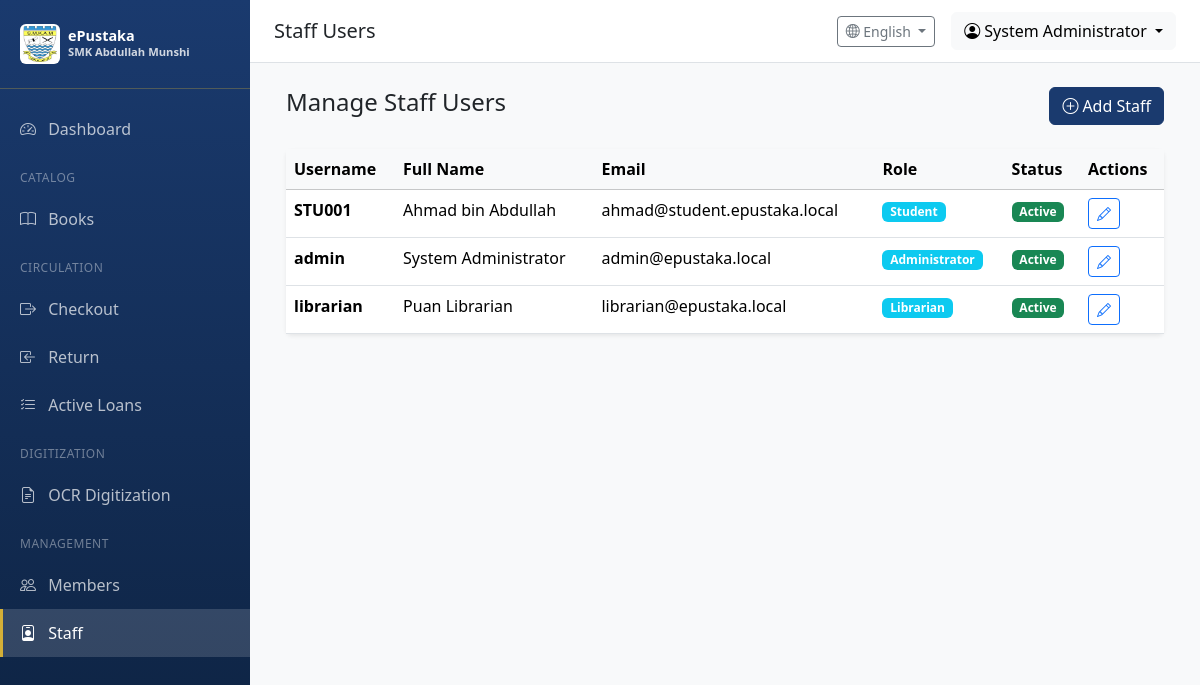
The app's page /users/staff (signed in), older data.
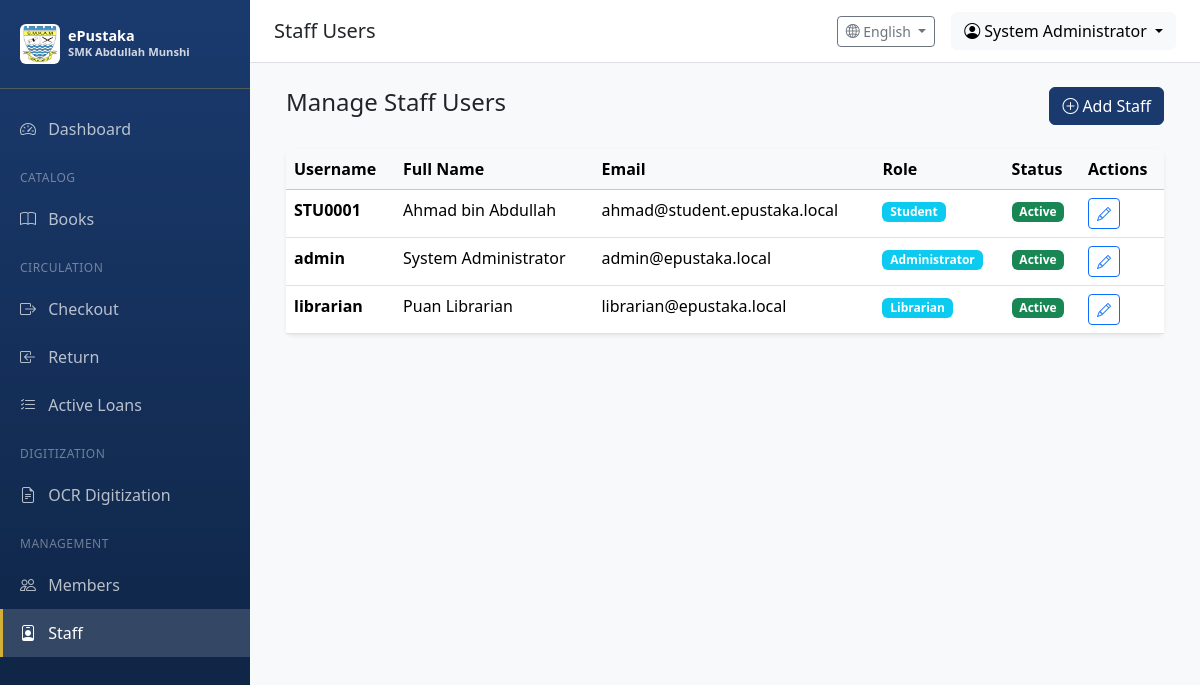
The same page, newer data.
### app/models/user.py (models this page shows, shortened)
class User(UserMixin, db.Model):
    __tablename__ = 'users'
    id = db.Column(db.Integer, primary_key=True)
    username = db.Column(db.String(64), unique=True, nullable=False, index=True)
    email = db.Column(db.String(120), unique=True, nullable=False, index=True)
    password_hash = db.Column(db.String(256), nullable=False)
    full_name = db.Column(db.String(128))
    is_active = db.Column(db.Boolean, default=True)
    role_id = db.Column(db.Integer, db.ForeignKey('roles.id'))
    created_at = db.Column(db.DateTime, default=datetime.utcnow)
    updated_at = db.Column(db.DateTime, default=datetime.utcnow, onupdate=datetime.utcnow)
    last_login = db.Column(db.DateTime)
    def can(self, perm):
        return self.role is not None and self.role.has_permission(perm)

class Role(db.Model):
    __tablename__ = 'roles'
    id = db.Column(db.Integer, primary_key=True)
    name = db.Column(db.String(64), unique=True, nullable=False)
    description = db.Column(db.String(256))
    permissions = db.Column(db.Integer, default=0)
    is_default = db.Column(db.Boolean, default=False, index=True)
    users = db.relationship('User', backref='role', lazy='dynamic')
    def has_permission(self, perm):
        return self.permissions & perm == perm

### app/routes/users.py (the view)
@users_bp.route('/staff')
@login_required
@permission_required(Permission.MANAGE_USERS)
def staff_list():
    users = User.query.order_by(User.username).all()
    return render_template('users/staff_list.html', users=users)

### app/models/user.py (called while the page is built)
@login_manager.user_loader
def load_user(user_id):
    return User.query.get(int(user_id))

### app/routes/users.py (called while the page is built)
def permission_required(perm):
    def decorator(f):
        from functools import wraps
        @wraps(f)
        def decorated_function(*args, **kwargs):
            if not current_user.can(perm):
                flash('You do not have permission to access this page', 'error')
                return redirect(url_for('main.dashboard'))
            return f(*args, **kwargs)
        return decorated_function
    return decorator

### app/utils/i18n.py (called while the page is built)
def get_language() -> str:
    try:
        return session.get('language', DEFAULT_LANGUAGE)
    except RuntimeError:
        return DEFAULT_LANGUAGE

def get_text(key: str, lang: str = None) -> str:
    if lang is None:
        lang = get_language()
    if key in TRANSLATIONS:
        trans = TRANSLATIONS[key]
        if lang in trans:
            return trans[lang]
        elif DEFAULT_LANGUAGE in trans:
            return trans[DEFAULT_LANGUAGE]
    return key.replace('_', ' ').title()

### app/templates/users/staff_list.html (shortened to what this page needs)
{% extends "base.html" %}
{% block page_title %}Staff Users{% endblock %}
{% block content %}
<div class="container-fluid">
    <div class="d-flex justify-content-between align-items-center mb-4">
        <h4>Manage Staff Users</h4>
        <a href="{{ url_for('users.add_staff') }}" class="btn btn-primary">
            <i class="bi bi-plus-circle me-1"></i>Add Staff
        </a>
    </div>
    <div class="card border-0 shadow-sm">
        <div class="card-body p-0">
            <div class="table-responsive">
                <table class="table table-hover mb-0">
                    <thead class="table-light">
                        <tr>
                            <th>Username</th>
                            <th>Full Name</th>
                            <th>Email</th>
                            <th>Role</th>
                            <th>Status</th>
                            <th>Actions</th>
                        </tr>
                    </thead>
                    <tbody>
                        {% for user in users %}
                        <tr>
                            <td><strong>{{ user.username }}</strong></td>
                            <td>{{ user.full_name or '-' }}</td>
                            <td>{{ user.email or '-' }}</td>
                            <td>
                                <span class="badge bg-info">{{ user.role.name if user.role else 'No Role' }}</span>
                            </td>
                            <td>
                                {% if user.is_active %}
                                    <span class="badge bg-success">Active</span>
                                {% else %}
                                    <span class="badge bg-secondary">Inactive</span>
                                {% endif %}
                            </td>
                            <td>
                                <a href="{{ url_for('users.edit_staff', user_id=user.id) }}"
                                   class="btn btn-sm btn-outline-primary">
                                    <i class="bi bi-pencil"></i>
                                </a>
                            </td>
                        </tr>
                        {% else %}
                        <tr>
                            <td colspan="6" class="text-center py-4 text-muted">
                                No staff users found
                            </td>
                        </tr>
                        {% endfor %}
                    </tbody>
                </table>
            </div>
        </div>
    </div>
</div>
{% endblock %}

Row changes from the older to the newer data that the page shows:
changed User "Ahmad bin Abdullah": username "STU001" → "STU0001"
